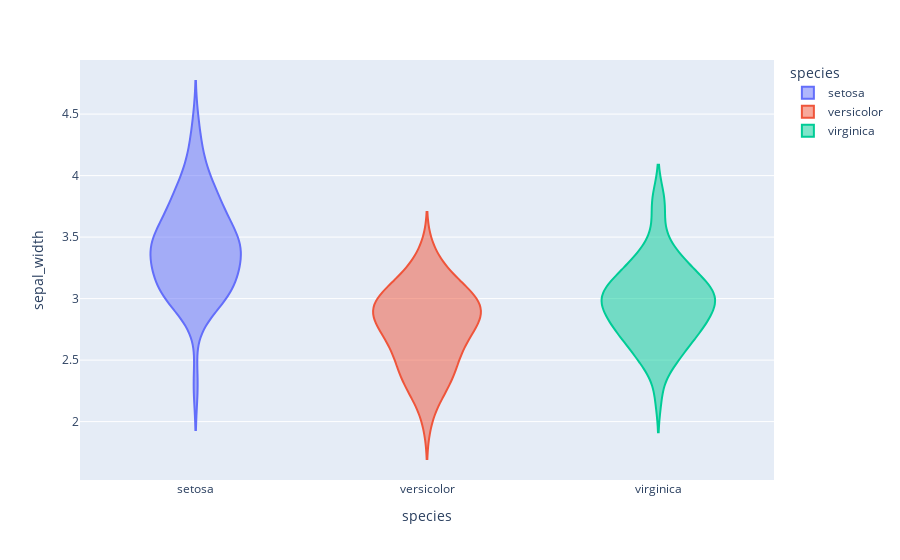

The notebook cell this image was saved under:
### Code cell
px.violin(data_frame=iris, y='sepal_width', x='species', color='species')

### Figure 1 — Plotly figure (JSON) as saved in the notebook; plotly's stock layout.template omitted (floating-point values rounded to 4 significant figures)
{"data": [{"alignmentgroup": "True", "box": {"visible": false}, "hovertemplate": "species=%{x}<br>sepal_width=%{y}<extra></extra>", "legendgroup": "setosa", "marker": {"color": "#636efa"}, "name": "setosa", "offsetgroup": "setosa", "orientation": "v", "scalegroup": "True", "showlegend": true, "type": "violin", "x": ["setosa", "setosa", "setosa", "setosa", "setosa", "setosa", "setosa", "setosa", "setosa", "setosa", "setosa", "setosa", "setosa", "setosa", "setosa", "setosa", "setosa", "setosa", "setosa", "setosa", "setosa", "setosa", "setosa", "setosa", "setosa", "setosa", "setosa", "setosa", "setosa", "setosa", "setosa", "setosa", "setosa", "setosa", "setosa", "setosa", "setosa", "setosa", "setosa", "setosa", "setosa", "setosa", "setosa", "setosa", "setosa", "setosa", "setosa", "setosa", "setosa", "setosa"], "x0": " ", "xaxis": "x", "y": [3.5, 3, 3.2, 3.1, 3.6, 3.9, 3.4, 3.4, 2.9, 3.1, 3.7, 3.4, 3, 3, 4, 4.4, 3.9, 3.5, 3.8, 3.8, 3.4, 3.7, 3.6, 3.3, 3.4, 3, 3.4, 3.5, 3.4, 3.2, 3.1, 3.4, 4.1, 4.2, 3.1, 3.2, 3.5, 3.1, 3, 3.4, 3.5, 2.3, 3.2, 3.5, 3.8, 3, 3.8, 3.2, 3.7, 3.3], "y0": " ", "yaxis": "y"}, {"alignmentgroup": "True", "box": {"visible": false}, "hovertemplate": "species=%{x}<br>sepal_width=%{y}<extra></extra>", "legendgroup": "versicolor", "marker": {"color": "#EF553B"}, "name": "versicolor", "offsetgroup": "versicolor", "orientation": "v", "scalegroup": "True", "showlegend": true, "type": "violin", "x": ["versicolor", "versicolor", "versicolor", "versicolor", "versicolor", "versicolor", "versicolor", "versicolor", "versicolor", "versicolor", "versicolor", "versicolor", "versicolor", "versicolor", "versicolor", "versicolor", "versicolor", "versicolor", "versicolor", "versicolor", "versicolor", "versicolor", "versicolor", "versicolor", "versicolor", "versicolor", "versicolor", "versicolor", "versicolor", "versicolor", "versicolor", "versicolor", "versicolor", "versicolor", "versicolor", "versicolor", "versicolor", "versicolor", "versicolor", "versicolor", "versicolor", "versicolor", "versicolor", "versicolor", "versicolor", "versicolor", "versicolor", "versicolor", "versicolor", "versicolor"], "x0": " ", "xaxis": "x", "y": [3.2, 3.2, 3.1, 2.3, 2.8, 2.8, 3.3, 2.4, 2.9, 2.7, 2, 3, 2.2, 2.9, 2.9, 3.1, 3, 2.7, 2.2, 2.5, 3.2, 2.8, 2.5, 2.8, 2.9, 3, 2.8, 3, 2.9, 2.6, 2.4, 2.4, 2.7, 2.7, 3, 3.4, 3.1, 2.3, 3, 2.5, 2.6, 3, 2.6, 2.3, 2.7, 3, 2.9, 2.9, 2.5, 2.8], "y0": " ", "yaxis": "y"}, {"alignmentgroup": "True", "box": {"visible": false}, "hovertemplate": "species=%{x}<br>sepal_width=%{y}<extra></extra>", "legendgroup": "virginica", "marker": {"color": "#00cc96"}, "name": "virginica", "offsetgroup": "virginica", "orientation": "v", "scalegroup": "True", "showlegend": true, "type": "violin", "x": ["virginica", "virginica", "virginica", "virginica", "virginica", "virginica", "virginica", "virginica", "virginica", "virginica", "virginica", "virginica", "virginica", "virginica", "virginica", "virginica", "virginica", "virginica", "virginica", "virginica", "virginica", "virginica", "virginica", "virginica", "virginica", "virginica", "virginica", "virginica", "virginica", "virginica", "virginica", "virginica", "virginica", "virginica", "virginica", "virginica", "virginica", "virginica", "virginica", "virginica", "virginica", "virginica", "virginica", "virginica", "virginica", "virginica", "virginica", "virginica", "virginica", "virginica"], "x0": " ", "xaxis": "x", "y": [3.3, 2.7, 3, 2.9, 3, 3, 2.5, 2.9, 2.5, 3.6, 3.2, 2.7, 3, 2.5, 2.8, 3.2, 3, 3.8, 2.6, 2.2, 3.2, 2.8, 2.8, 2.7, 3.3, 3.2, 2.8, 3, 2.8, 3, 2.8, 3.8, 2.8, 2.8, 2.6, 3, 3.4, 3.1, 3, 3.1, 3.1, 3.1, 2.7, 3.2, 3.3, 3, 2.5, 3, 3.4, 3], "y0": " ", "yaxis": "y"}], "layout": {"legend": {"title": {"text": "species"}, "tracegroupgap": 0}, "margin": {"t": 60}, "violinmode": "overlay", "xaxis": {"anchor": "y", "categoryarray": ["setosa", "versicolor", "virginica"], "categoryorder": "array", "domain": [0, 1], "title": {"text": "species"}}, "yaxis": {"anchor": "x", "domain": [0, 1], "title": {"text": "sepal_width"}}}}
